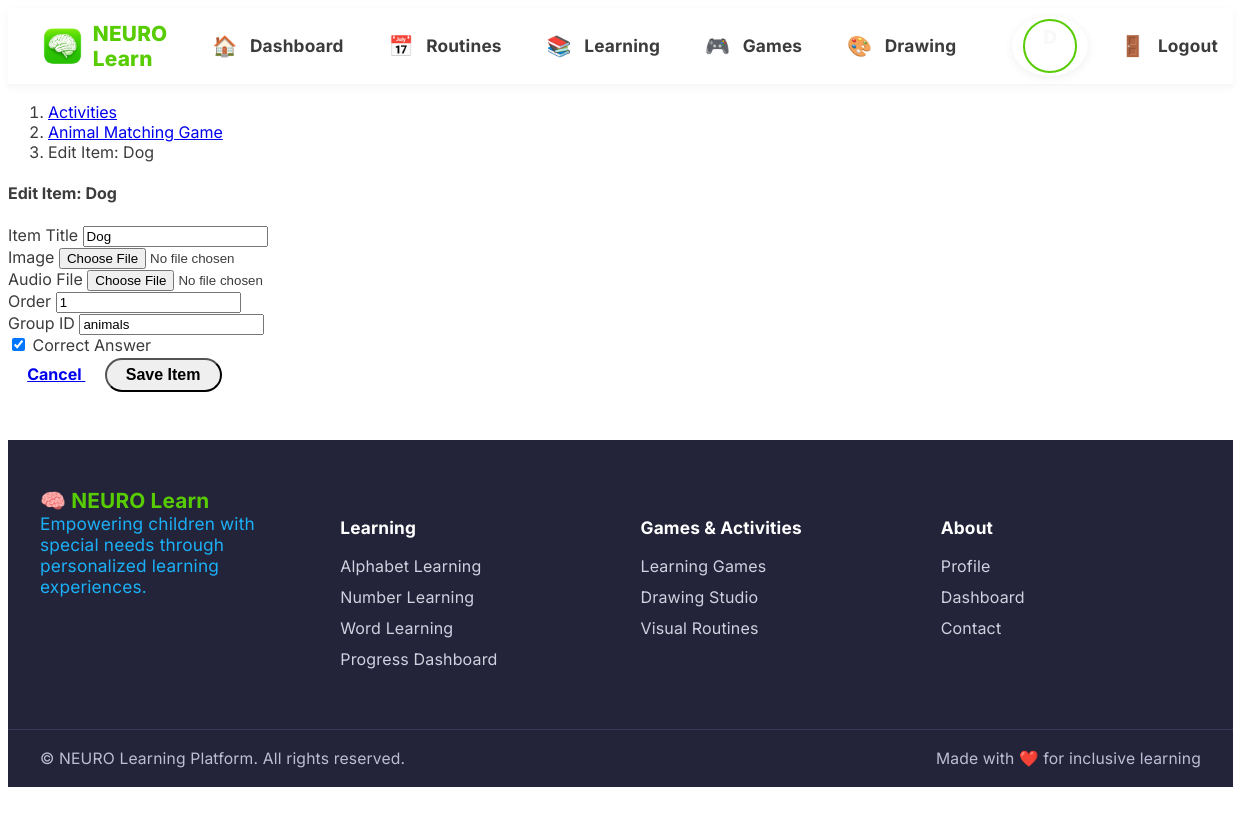
The app's page /therapy/items/1/edit/ (signed in) with its own data.
### apps/therapy/models.py (models this page shows, shortened)
class TherapyActivity(models.Model):
    class ActivityType(models.TextChoices):
        MATCHING = 'matching', _('Matching Game')
        FOCUS = 'focus', _('Focus Activity')
        MEMORY = 'memory', _('Memory Game')
        MOTOR = 'motor', _('Motor Skills')
        SORTING = 'sorting', _('Sorting Activity')
        SEQUENCING = 'sequencing', _('Sequencing Activity')
    class DifficultyLevel(models.TextChoices):
        EASY = 'easy', _('Easy')
        MEDIUM = 'medium', _('Medium')
        HARD = 'hard', _('Hard')
    title = models.CharField(max_length=200)
    description = models.TextField()
    activity_type = models.CharField(
        max_length=20,
        choices=ActivityType.choices,
        default=ActivityType.MATCHING
    )
    difficulty_level = models.CharField(
        max_length=10,
        choices=DifficultyLevel.choices,
        default=DifficultyLevel.EASY
    )
    instructions = models.TextField(help_text=_('Instructions for the child'))
    created_by = models.ForeignKey(
        settings.AUTH_USER_MODEL,
        on_delete=models.CASCADE,
        related_name='created_activities',
        limit_choices_to={'role__in': ['therapist', 'teacher']}
    )
    is_active = models.BooleanField(default=True)
    created_at = models.DateTimeField(auto_now_add=True)
    updated_at = models.DateTimeField(auto_now=True)
    class Meta:
        ordering = ['-created_at']
        verbose_name_plural = 'Therapy activities'

class ActivityItem(models.Model):
    activity = models.ForeignKey(
        TherapyActivity,
        on_delete=models.CASCADE,
        related_name='items'
    )
    title = models.CharField(max_length=200)
    image = models.ImageField(
        upload_to='activity_images/',
        blank=True,
        null=True
    )
    audio_file = models.FileField(
        upload_to='activity_audio/',
        blank=True,
        null=True
    )
    order = models.PositiveIntegerField(default=0)
    is_correct_answer = models.BooleanField(default=False)
    group_id = models.CharField(
        max_length=50,
        blank=True,
        null=True,
        help_text=_('For grouping related items together')
    )
    class Meta:
        ordering = ['order']

### apps/therapy/views.py (the view)
# urls.py: path('items/<int:item_id>/edit/', views.item_edit, name='item_edit'),
@login_required
def item_edit(request, item_id):
    item = get_object_or_404(ActivityItem, id=item_id)
    if request.user.role not in ['therapist', 'teacher'] or item.activity.created_by != request.user:
        messages.error(request, "You don't have permission to edit this item.")
        return redirect('therapy:activity_detail', activity_id=item.activity.id)
    if request.method == 'POST':
        form = ActivityItemForm(request.POST, request.FILES, instance=item)
        if form.is_valid():
            form.save()
            messages.success(request, f"Item '{item.title}' updated successfully!")
            return redirect('therapy:activity_detail', activity_id=item.activity.id)
    else:
        form = ActivityItemForm(instance=item)
    context = {
        'form': form,
        'item': item,
        'activity': item.activity,
        'title': f'Edit Item: {item.title}'
    }
    return render(request, 'therapy/item_form.html', context)

### apps/therapy/forms.py
class ActivityItemForm(forms.ModelForm):
    class Meta:
        model = ActivityItem
        fields = ['title', 'image', 'audio_file', 'order', 'is_correct_answer', 'group_id']
        widgets = {
            'title': forms.TextInput(attrs={
                'class': 'form-control',
                'placeholder': 'Enter item title'
            }),
            'image': forms.FileInput(attrs={
                'class': 'form-control',
                'accept': 'image/*'
            }),
            'audio_file': forms.FileInput(attrs={
                'class': 'form-control',
                'accept': 'audio/*'
            }),
            'order': forms.NumberInput(attrs={
                'class': 'form-control',
                'min': 0
            }),
            'is_correct_answer': forms.CheckboxInput(attrs={
                'class': 'form-check-input'
            }),
            'group_id': forms.TextInput(attrs={
                'class': 'form-control',
                'placeholder': 'Group ID for related items'
            })
        }

### templates/therapy/item_form.html (shortened to what this page needs)
{% extends 'base.html' %}
{% load static %}
{% block content %}
<div class="container">
    <div class="row justify-content-center">
        <div class="col-lg-8">
            <div class="card shadow-sm border-0">
                <div class="card-header bg-white">
                    <nav aria-label="breadcrumb">
                        <ol class="breadcrumb mb-0">
                            <li class="breadcrumb-item"><a href="{% url 'therapy:activity_list' %}">Activities</a></li>
                            <li class="breadcrumb-item"><a href="{% url 'therapy:activity_detail' activity.id %}">{{ activity.title }}</a></li>
                            <li class="breadcrumb-item active">{{ title }}</li>
                        </ol>
                    </nav>
                </div>
                <div class="card-body">
                    <h4 class="mb-4">
                        {{ title }}
                    </h4>
                    <form method="post" enctype="multipart/form-data">
                        <div class="mb-3">
                            <label for="{{ form.title.id_for_label }}" class="form-label">
                                Item Title
                            </label>
                            {{ form.title }}
                        </div>
                        <div class="row">
                            <div class="col-md-6">
                                <div class="mb-3">
                                    <label for="{{ form.image.id_for_label }}" class="form-label">
                                        Image
                                    </label>
                                    {{ form.image }}
                                </div>
                            </div>
                            <div class="col-md-6">
                                <div class="mb-3">
                                    <label for="{{ form.audio_file.id_for_label }}" class="form-label">
                                        Audio File
                                    </label>
                                    {{ form.audio_file }}
                                </div>
                            </div>
                        </div>
                        <div class="row">
                            <div class="col-md-4">
                                <div class="mb-3">
                                    <label for="{{ form.order.id_for_label }}" class="form-label">
                                        Order
                                    </label>
                                    {{ form.order }}
                                </div>
                            </div>
                            <div class="col-md-4">
                                <div class="mb-3">
                                    <label for="{{ form.group_id.id_for_label }}" class="form-label">
                                        Group ID
                                    </label>
                                    {{ form.group_id }}
                                </div>
                            </div>
                            <div class="col-md-4">
                                <div class="mb-3">
                                    <div class="form-check mt-4">
                                        {{ form.is_correct_answer }}
                                        <label class="form-check-label" for="{{ form.is_correct_answer.id_for_label }}">
                                            Correct Answer
                                        </label>
                                    </div>
                                </div>
                            </div>
                        </div>
                        <div class="d-flex justify-content-between">
                            <a href="{% url 'therapy:activity_detail' activity.id %}" class="btn btn-outline-secondary">
                                Cancel
                            </a>
                            <button type="submit" class="btn btn-primary">
                                Save Item
                            </button>
                        </div>
                    </form>
                </div>
            </div>
        </div>
    </div>
</div>
{% endblock %}

### static/css/child_dashboard_duolingo.css (style rules this page uses)
body, .child-dashboard-duo { background: #fff !important; color: #3C3C3C; font-family: 'Nunito', 'Segoe UI', Arial, sans-serif; min-height: 100vh; }
.btn, .btn-sm { border-radius: 1.2rem !important; font-weight: 700; font-size: 1rem; padding: 0.4rem 1.2rem; margin-top: 0.2rem; }

### static/css/duo_header_footer.css (style rules this page uses)
body, .child-dashboard-duo { font-family: 'Inter', 'Nunito', 'Segoe UI', Arial, sans-serif; }

### records on screen
TherapyActivity: title "Animal Matching Game"
ActivityItem: title "Dog", order "1", group_id "animals", is_correct_answer "☑"

### other values on screen
{{ title }} "Edit Item: Dog"
